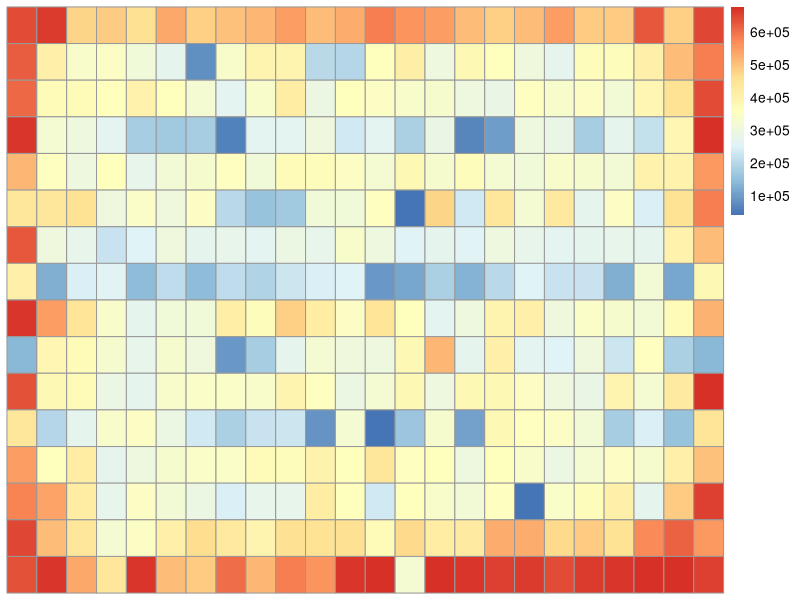
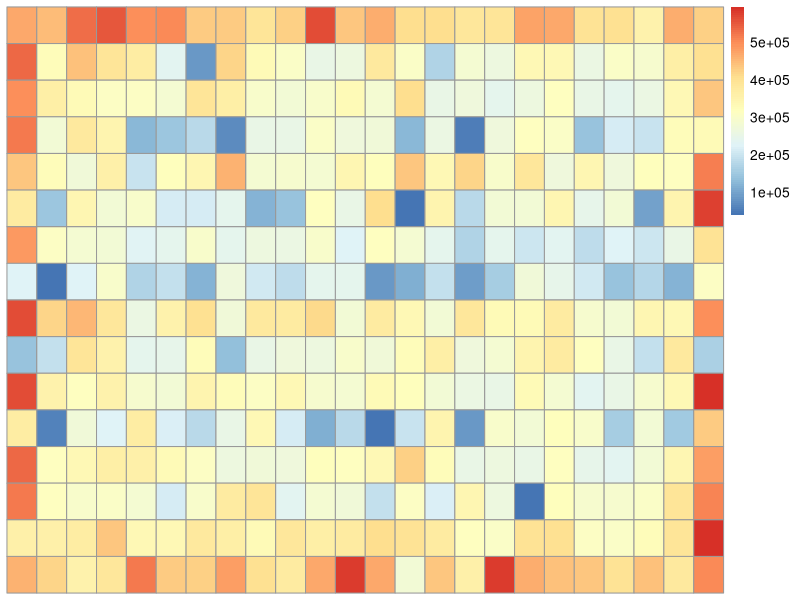
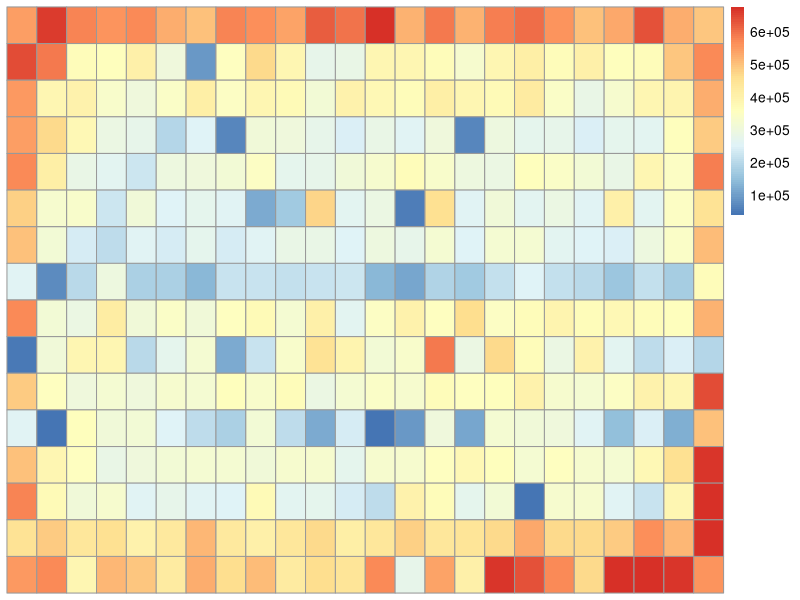
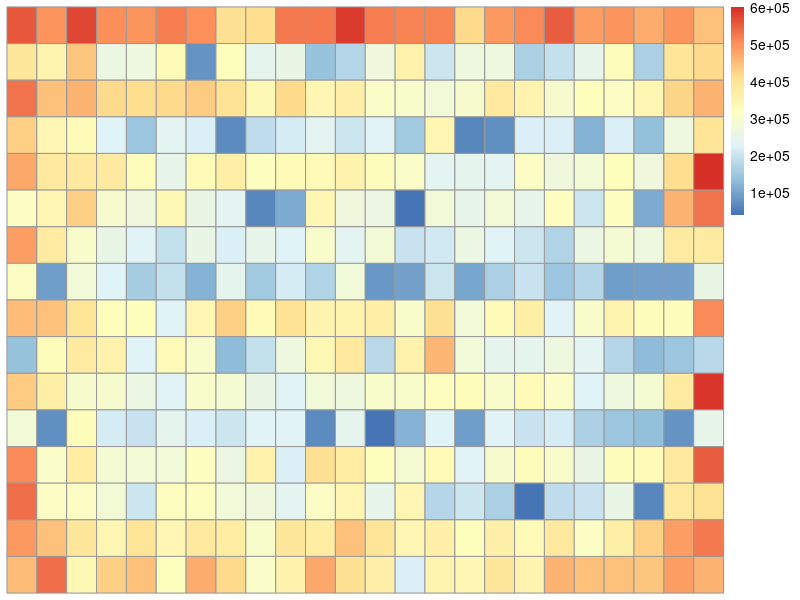
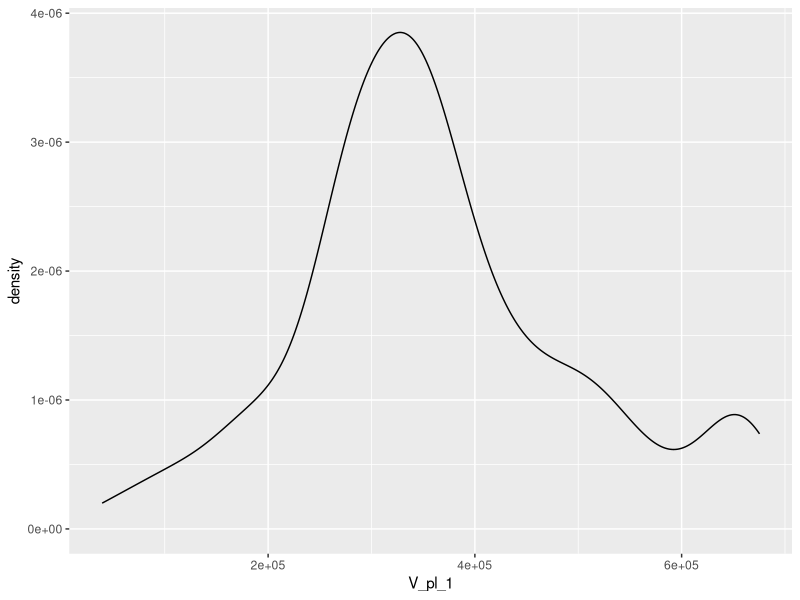
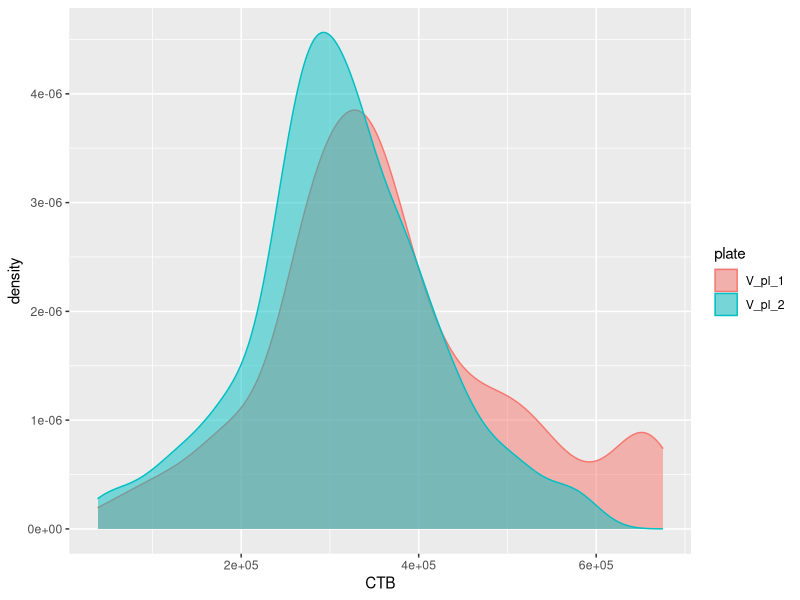
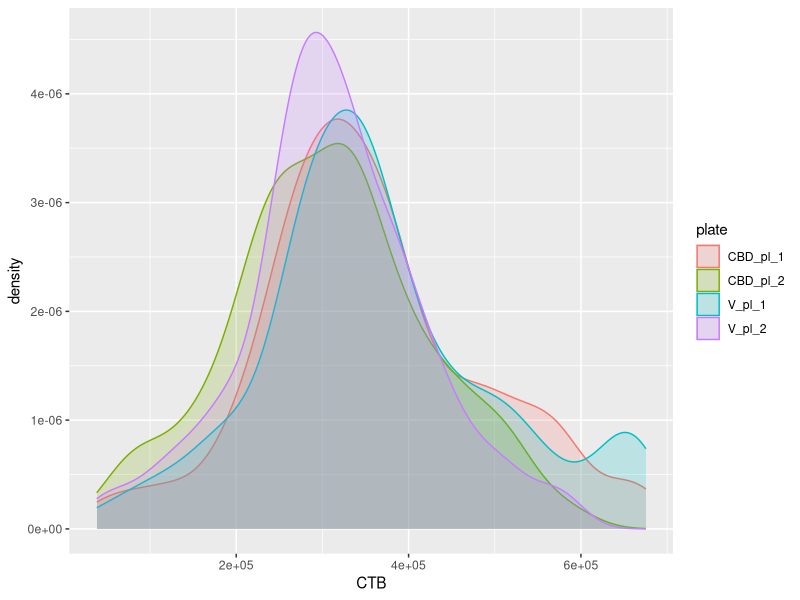
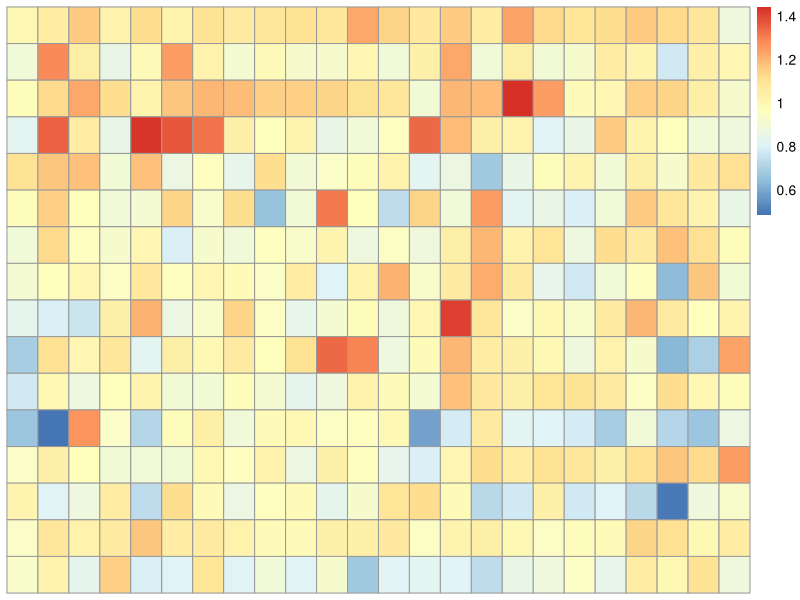

Reproduce these figures in R, in order.
setwd("~/Work/Ward screen with Margret Einarson")
library(tidyverse)
library(readxl)
library(pheatmap)
fadu_data = read_excel("FADU_4_plates.xlsx",)
fadu_data %>% nrow()
fadu_wells = matrix(fadu_data$Well,16,24, byrow = T)

fadu_controls = c()
for (i in c(3,5,7,9,11,13)) {
          fadu_controls = c(fadu_controls, fadu_wells[i,5:9])
          fadu_controls = c(fadu_controls, fadu_wells[i,12:22])
}
fadu_controls

fadu_data %>% filter(Well %in% fadu_controls)
fadu_v1 = matrix(fadu_data$V_pl_1,16,24, byrow = T)
pheatmap(fadu_v1,cluster_rows = F,cluster_cols = F)
fadu_v2 = matrix(fadu_data$V_pl_2,16,24, byrow = T)
pheatmap(fadu_v2,cluster_rows = F,cluster_cols = F)
fadu_cbd1 = matrix(fadu_data$CBD_pl_1,16,24, byrow = T)
pheatmap(fadu_cbd1,cluster_rows = F,cluster_cols = F)
fadu_cbd2 = matrix(fadu_data$CBD_pl_2,16,24, byrow = T)
pheatmap(fadu_cbd2,cluster_rows = F,cluster_cols = F)

ggplot(fadu_data, aes(x = V_pl_1)) +
          geom_density()
fadu_v = fadu_data %>% select(Well,V_pl_1, V_pl_2)
fadu_v %>% pivot_longer(!Well, names_to = "plate", values_to = "CTB") %>% 
          ggplot(aes(x = CTB,fill = plate, col = plate)) +
          geom_density(alpha = 0.5)
fadu_data %>% pivot_longer(!Well, names_to = "plate", values_to = "CTB") %>% 
          ggplot(aes(x = CTB,fill = plate, col = plate)) +
          geom_density(alpha = 0.2)
ggsave("FADU CTB density by plates.png")

fadu_data_calc = fadu_data %>% mutate(veh = rowMeans(select(fadu_data,V_pl_1,V_pl_2)) , cbd = rowMeans(select(fadu_data,CBD_pl_1, CBD_pl_2)), 
                                      fr_change = cbd/veh, log_fr_change = round(log2(fr_change),3))
fadu_data_calc %>% write_csv("fadu_data_calc.csv")
fr_change = matrix(fadu_data_calc$fr_change,16,24, byrow = T)
pheatmap(fr_change,cluster_rows = F,cluster_cols = F)
log_fr_change = matrix(fadu_data_calc$log_fr_change,16,24, byrow = T)
pheatmap(log_fr_change,cluster_rows = F,cluster_cols = F)

fadu_data_calc %>% filter(Well %in% fadu_controls) %>% select(fr_change) %>% min()
fadu_data_calc %>% filter(Well %in% fadu_controls) %>% select(fr_change) %>% max()
fadu_data_calc %>% filter(Well %in% fadu_controls, fr_change> 1.4) %>% nrow()
fadu_data_calc %>% filter(Well %in% fadu_controls, fr_change < 0.7) %>% nrow()
fadu_data_calc %>% filter(Well %in% fadu_controls) %>% select(log_fr_change) %>% min()
fadu_data_calc %>% filter(Well %in% fadu_controls) %>% select(log_fr_change) %>% max()
fadu_data_calc %>% filter(Well %in% fadu_controls, log_fr_change> 0.5) %>% nrow()
fadu_data_calc %>% filter(Well %in% fadu_controls, log_fr_change < -0.5) %>% nrow()
fadu_controls %>% length() #96
fadu_inner_compounds = c()
for (i in c(2,4,6,8,10,12,14)) {
          fadu_inner_compounds = c(fadu_inner_compounds, fadu_wells[i,3:22])
          
}
fadu_inner_compounds %>% length() #140
fadu_data_calc %>% filter(Well %in% fadu_inner_compounds) %>% select(log_fr_change) %>% min()
fadu_data_calc %>% filter(Well %in% fadu_inner_compounds) %>% select(log_fr_change) %>% max()
# https://www.programmingr.com/statistics/z-score-in-r/